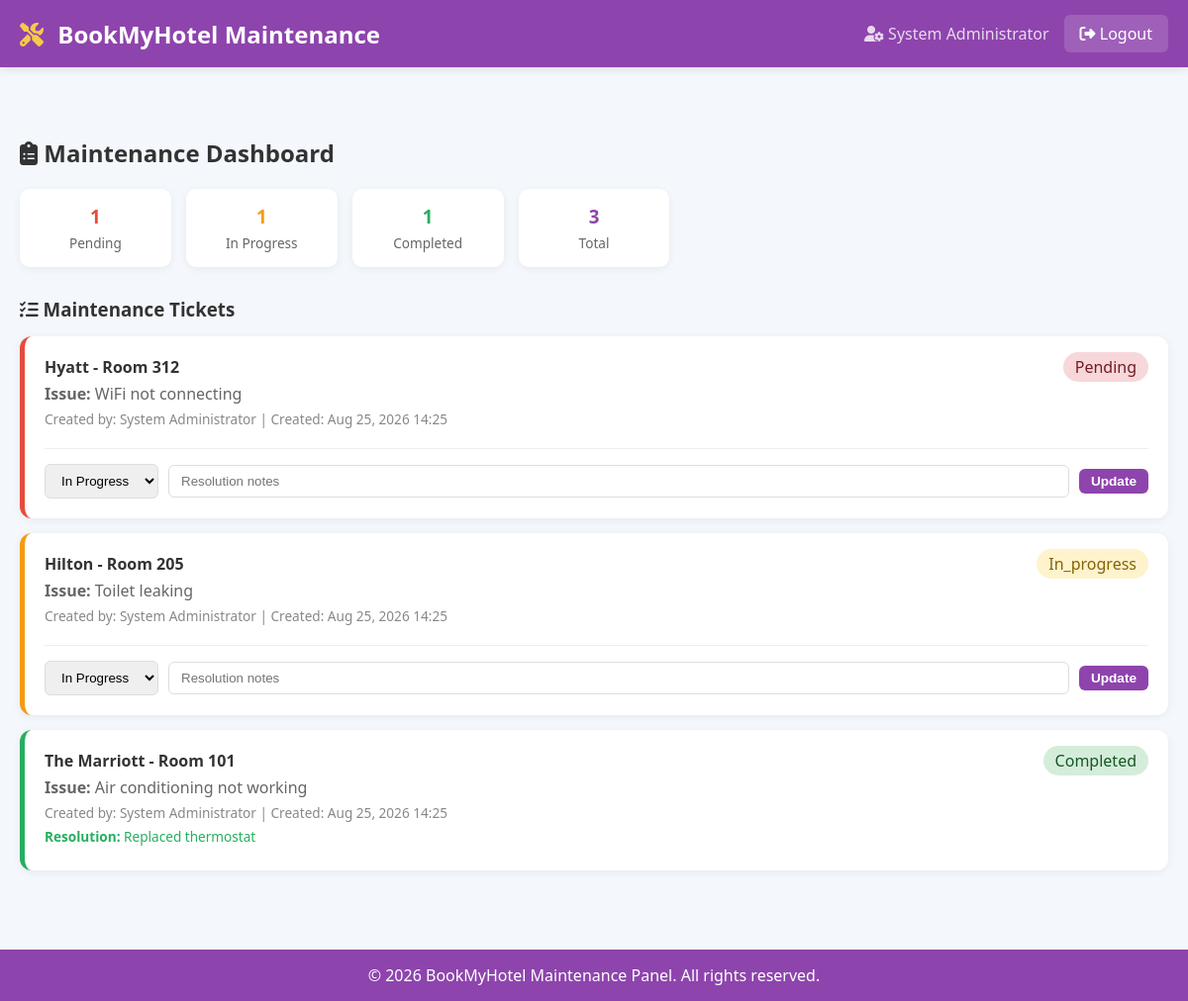
The page /maintenance-dashboard.php (signed in) on the database its author committed.
### tables this page shows
CREATE TABLE IF NOT EXISTS maintenance_tickets (
    id INT AUTO_INCREMENT PRIMARY KEY,
    hotel_id INT NOT NULL,
    room_number VARCHAR(20) NOT NULL,
    issue TEXT NOT NULL,
    status ENUM('pending', 'in_progress', 'completed') DEFAULT 'pending',
    created_by INT NOT NULL,
    completed_by INT DEFAULT NULL,
    resolution_notes TEXT,
    created_at TIMESTAMP DEFAULT CURRENT_TIMESTAMP,
    completed_at TIMESTAMP NULL,
    FOREIGN KEY (hotel_id) REFERENCES hotels(id) ON DELETE CASCADE,
    FOREIGN KEY (created_by) REFERENCES users(id) ON DELETE CASCADE,
    FOREIGN KEY (completed_by) REFERENCES users(id) ON DELETE SET NULL
);

CREATE TABLE IF NOT EXISTS hotels (
    id INT AUTO_INCREMENT PRIMARY KEY,
    name VARCHAR(100) NOT NULL,
    description TEXT,
    location VARCHAR(100),
    star_rating INT DEFAULT 5,
    image VARCHAR(255),
    facilities TEXT,
    created_at TIMESTAMP DEFAULT CURRENT_TIMESTAMP
);

CREATE TABLE IF NOT EXISTS users (
    id INT AUTO_INCREMENT PRIMARY KEY,
    full_name VARCHAR(100) NOT NULL,
    email VARCHAR(100) UNIQUE NOT NULL,
    password VARCHAR(255) NOT NULL,
    phone VARCHAR(20),
    address TEXT,
    role ENUM('customer', 'admin', 'hotel_staff', 'maintenance_staff') DEFAULT 'customer',
    created_at TIMESTAMP DEFAULT CURRENT_TIMESTAMP,
    updated_at TIMESTAMP DEFAULT CURRENT_TIMESTAMP ON UPDATE CURRENT_TIMESTAMP
);

### maintenance-dashboard.php (the view, shortened to what this page needs)
<?php
$conn = getConnection();
$tickets = $conn->query("SELECT t.*, h.name as hotel_name, u.full_name as created_by_name
                         FROM maintenance_tickets t
                         JOIN hotels h ON t.hotel_id = h.id
                         JOIN users u ON t.created_by = u.id
                         ORDER BY
                             CASE t.status
                                 WHEN 'pending' THEN 0
                                 WHEN 'in_progress' THEN 1
                                 ELSE 2
                             END,
                         t.created_at DESC");
$stats = [];
$stats['pending'] = $conn->query("SELECT COUNT(*) as count FROM maintenance_tickets WHERE status = 'pending'")->fetch_assoc()['count'];
$stats['in_progress'] = $conn->query("SELECT COUNT(*) as count FROM maintenance_tickets WHERE status = 'in_progress'")->fetch_assoc()['count'];
$stats['completed'] = $conn->query("SELECT COUNT(*) as count FROM maintenance_tickets WHERE status = 'completed'")->fetch_assoc()['count'];
$stats['total'] = $conn->query("SELECT COUNT(*) as count FROM maintenance_tickets")->fetch_assoc()['count'];
?>
<!DOCTYPE html>
<html lang="en">
<head>
    <link rel="stylesheet" href="assets/css/style.css">
    <link rel="stylesheet" href="https://cdnjs.cloudflare.com/ajax/libs/font-awesome/6.4.0/css/all.min.css">
    <link rel="stylesheet" href="https://cdnjs.cloudflare.com/ajax/libs/animate.css/4.1.1/animate.min.css">
</head>
<body>
    <header class="maintenance-header">
        <div class="container">
            <a href="maintenance-dashboard.php" class="logo">
                <i class="fas fa-tools"></i> BookMyHotel Maintenance
            </a>
            <div class="user-info">
                <span><i class="fas fa-user-cog"></i> <?php echo htmlspecialchars($_SESSION['full_name'] ?? 'Maintenance'); ?></span>
                <a href="logout.php" class="logout-btn"><i class="fas fa-sign-out-alt"></i> Logout</a>
            </div>
        </div>
    </header>
    <main>
        <div class="container">
            <h2><i class="fas fa-clipboard-list"></i> Maintenance Dashboard</h2>
            <div style="display:grid; grid-template-columns:repeat(auto-fill,minmax(150px,1fr)); gap:15px; margin:20px 0;">
                <div class="stat-card" style="background:#fff; padding:15px; border-radius:10px; text-align:center; box-shadow:0 2px 8px rgba(0,0,0,0.06);">
                    <h3 style="color:#e74c3c; margin:0;"><?php echo $stats['pending']; ?></h3>
                    <p style="margin:5px 0 0; font-size:0.85rem; color:#666;">Pending</p>
                </div>
                <div class="stat-card" style="background:#fff; padding:15px; border-radius:10px; text-align:center; box-shadow:0 2px 8px rgba(0,0,0,0.06);">
                    <h3 style="color:#f39c12; margin:0;"><?php echo $stats['in_progress']; ?></h3>
                    <p style="margin:5px 0 0; font-size:0.85rem; color:#666;">In Progress</p>
                </div>
                <div class="stat-card" style="background:#fff; padding:15px; border-radius:10px; text-align:center; box-shadow:0 2px 8px rgba(0,0,0,0.06);">
                    <h3 style="color:#27ae60; margin:0;"><?php echo $stats['completed']; ?></h3>
                    <p style="margin:5px 0 0; font-size:0.85rem; color:#666;">Completed</p>
                </div>
                <div class="stat-card" style="background:#fff; padding:15px; border-radius:10px; text-align:center; box-shadow:0 2px 8px rgba(0,0,0,0.06);">
                    <h3 style="color:#8e44ad; margin:0;"><?php echo $stats['total']; ?></h3>
                    <p style="margin:5px 0 0; font-size:0.85rem; color:#666;">Total</p>
                </div>
            </div>
            <h3 style="margin:30px 0 15px;"><i class="fas fa-tasks"></i> Maintenance Tickets</h3>
            <?php if ($tickets->num_rows > 0): ?>
                <div style="display:grid; gap:15px;">
                    <?php while ($ticket = $tickets->fetch_assoc()): ?>
                        <div class="ticket-card status-<?php echo $ticket['status']; ?>" style="background:#fff; border-radius:12px; padding:20px; box-shadow:0 2px 10px rgba(0,0,0,0.06);">
                            <div style="display:flex; justify-content:space-between; flex-wrap:wrap;">
                                <div>
                                    <h4 style="margin:0;"><?php echo htmlspecialchars($ticket['hotel_name']); ?> - Room <?php echo htmlspecialchars($ticket['room_number']); ?></h4>
                                    <p style="margin:5px 0; color:#666;">
                                        <strong>Issue:</strong> <?php echo htmlspecialchars($ticket['issue']); ?>
                                    </p>
                                    <p style="margin:5px 0; font-size:0.85rem; color:#888;">
                                        Created by: <?php echo htmlspecialchars($ticket['created_by_name']); ?> |
                                        Created: <?php echo date('M d, Y H:i', strtotime($ticket['created_at'])); ?>
                                    </p>
                                    <?php if ($ticket['resolution_notes']): ?>
                                        <p style="margin:5px 0; font-size:0.85rem; color:#27ae60;">
                                            <strong>Resolution:</strong> <?php echo htmlspecialchars($ticket['resolution_notes']); ?>
                                        </p>
                                    <?php endif; ?>
                                </div>
                                <div>
                                    <span style="padding:4px 12px; border-radius:20px; background:<?php
                                        echo $ticket['status'] === 'pending' ? '#f8d7da' :
                                             ($ticket['status'] === 'in_progress' ? '#fff3cd' : '#d4edda');
                                    ?>; color:<?php
                                        echo $ticket['status'] === 'pending' ? '#721c24' :
                                             ($ticket['status'] === 'in_progress' ? '#856404' : '#155724');
                                    ?>;">
                                        <?php echo ucfirst($ticket['status']); ?>
                                    </span>
                                </div>
                            </div>
                            <?php if ($ticket['status'] !== 'completed'): ?>
                                <form method="POST" style="margin-top:15px; border-top:1px solid #eee; padding-top:15px;">
                                    <div style="display:flex; gap:10px; flex-wrap:wrap; align-items:center;">
                                        <select name="status" style="padding:8px 12px; border:1px solid #ddd; border-radius:6px;">
                                            <option value="in_progress" <?php echo $ticket['status'] === 'in_progress' ? 'selected' : ''; ?>>
                                                In Progress
                                            </option>
                                        </select>
                                        <input type="text" name="resolution" placeholder="Resolution notes"
                                               style="flex:1; padding:8px 12px; border:1px solid #ddd; border-radius:6px; min-width:150px;">
                                        <button type="submit" class="btn btn-primary btn-sm">Update</button>
                                    </div>
                                </form>
                            <?php endif; ?>
                        </div>
                    <?php endwhile; ?>
                </div>
            <?php else: ?>
                <div class="alert alert-info">No maintenance tickets found.</div>
            <?php endif; ?>
        </div>
    </main>
    <footer class="maintenance-footer">
        <div class="container">
            <p>&copy; 2026 BookMyHotel Maintenance Panel. All rights reserved.</p>
        </div>
    </footer>
</body>
</html>

### assets/css/style.css (style rules this page uses)
* { margin: 0; padding: 0; box-sizing: border-box; }
body { font-family: 'Segoe UI', Tahoma, Geneva, Verdana, sans-serif; background: #f4f7fc; color: #333; min-height: 100vh; display: flex; flex-direction: column; }
.container { max-width: 1200px; margin: 0 auto; padding: 0 20px; }
.logo { color: #fff; font-size: 1.5rem; font-weight: bold; text-decoration: none; }
.logo i { color: #f7c948; margin-right: 8px; }
main { flex: 1; padding: 40px 0; }
.btn { display: inline-block; padding: 10px 20px; border-radius: 6px; border: none; cursor: pointer; text-decoration: none; font-weight: 600; transition: background 0.3s; }
.btn-primary { background: #1a2a6c; color: #fff; }
footer { background: #1a2a6c; color: #fff; text-align: center; padding: 20px 0; margin-top: 40px; }
.btn-sm { padding: 5px 12px; font-size: 0.85rem; }
.stat-card { transition: transform 0.3s, box-shadow 0.3s; }

### maintenance-dashboard.php (style rules this page uses)
.maintenance-header { background: #8e44ad; color: #fff; padding: 15px 0; margin-bottom: 30px; box-shadow: 0 2px 10px rgba(0,0,0,0.1); }
.maintenance-header .container { display: flex; justify-content: space-between; align-items: center; flex-wrap: wrap; }
.maintenance-header .logo { color: #fff; font-size: 1.5rem; font-weight: bold; text-decoration: none; }
.maintenance-header .logo i { color: #f7c948; margin-right: 8px; }
.maintenance-header .user-info { display: flex; align-items: center; gap: 15px; flex-wrap: wrap; }
.maintenance-header .user-info span { color: rgba(255,255,255,0.8); }
.maintenance-header .logout-btn { color: #fff; background: rgba(255,255,255,0.15); padding: 8px 16px; border-radius: 6px; text-decoration: none; transition: background 0.3s; }
.maintenance-footer { background: #8e44ad; color: #fff; text-align: center; padding: 15px 0; margin-top: 40px; }
.stat-card { transition: transform 0.3s, box-shadow 0.3s; }
.btn-sm { padding: 5px 12px; font-size: 0.85rem; }
.btn-primary { background: #8e44ad; color: #fff; }
.ticket-card { border-left: 5px solid #8e44ad; transition: transform 0.2s; }
.ticket-card.status-pending { border-left-color: #e74c3c; }
.ticket-card.status-in_progress { border-left-color: #f39c12; }
.ticket-card.status-completed { border-left-color: #27ae60; }

### rows shown on the page
maintenance_tickets: hotel.name "Hyatt", room_number "312", issue "WiFi not connecting", created_by.full_name "System Administrator", created_at "Aug 25, 2026 14:25", status "Pending"
maintenance_tickets: hotel.name "Hilton", room_number "205", issue "Toilet leaking", created_by.full_name "System Administrator", created_at "Aug 25, 2026 14:25", status "In_progress", status "In Progress"
maintenance_tickets: hotel.name "The Marriott", room_number "101", issue "Air conditioning not working", created_by.full_name "System Administrator", created_at "Aug 25, 2026 14:25", resolution_notes "Replaced thermostat", status "Completed"

### other values the page prints
$_SESSION['full_name'] "System Administrator"
$stats['pending'] "1"
$stats['in_progress'] "1"
$stats['completed'] "1"
$stats['total'] "3"
